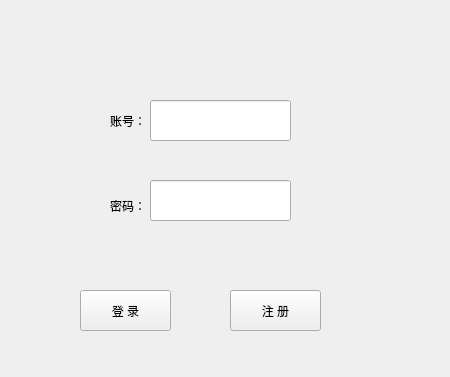
<?xml version="1.0" encoding="UTF-8"?>
<ui version="4.0">
 <class>Form</class>
 <widget class="QWidget" name="Form">
  <property name="geometry">
   <rect>
    <x>0</x>
    <y>0</y>
    <width>450</width>
    <height>377</height>
   </rect>
  </property>
  <property name="windowTitle">
   <string>Form</string>
  </property>
  <widget class="QLabel" name="label">
   <property name="geometry">
    <rect>
     <x>110</x>
     <y>100</y>
     <width>81</width>
     <height>41</height>
    </rect>
   </property>
   <property name="text">
    <string>账号：</string>
   </property>
  </widget>
  <widget class="QLabel" name="label_2">
   <property name="geometry">
    <rect>
     <x>110</x>
     <y>180</y>
     <width>81</width>
     <height>51</height>
    </rect>
   </property>
   <property name="text">
    <string>密码：</string>
   </property>
  </widget>
  <widget class="QLineEdit" name="usernameLineEdit">
   <property name="geometry">
    <rect>
     <x>150</x>
     <y>100</y>
     <width>141</width>
     <height>41</height>
    </rect>
   </property>
  </widget>
  <widget class="QLineEdit" name="passwordLineEdit">
   <property name="geometry">
    <rect>
     <x>150</x>
     <y>180</y>
     <width>141</width>
     <height>41</height>
    </rect>
   </property>
   <property name="echoMode">
    <enum>QLineEdit::Password</enum>
   </property>
  </widget>
  <widget class="QPushButton" name="loginPushButton">
   <property name="geometry">
    <rect>
     <x>80</x>
     <y>290</y>
     <width>91</width>
     <height>41</height>
    </rect>
   </property>
   <property name="text">
    <string>登 录</string>
   </property>
  </widget>
  <widget class="QPushButton" name="registerPushButton">
   <property name="geometry">
    <rect>
     <x>230</x>
     <y>290</y>
     <width>91</width>
     <height>41</height>
    </rect>
   </property>
   <property name="text">
    <string>注 册</string>
   </property>
  </widget>
  <widget class="QLabel" name="tipsLabel">
   <property name="geometry">
    <rect>
     <x>110</x>
     <y>240</y>
     <width>201</width>
     <height>41</height>
    </rect>
   </property>
   <property name="font">
    <font>
     <pointsize>14</pointsize>
     <weight>50</weight>
     <bold>false</bold>
     <underline>false</underline>
    </font>
   </property>
   <property name="text">
    <string/>
   </property>
  </widget>
 </widget>
 <resources/>
 <connections/>
</ui>
